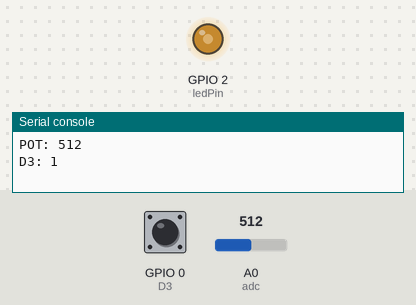
A program run on a simulated ESP8266 board running MicroPython. On the bench: output pins drawn as LEDs (lit = HIGH, except the on-board LED, lit = LOW), the last lines printed to the serial console. The test bench sets the inputs (shaded band); at power-on: A0 (adc) = 512, GPIO 0 (D3) HIGH (analog values on the 0–1023 scale).

Above: at 1.2 s.
1.3 s: A0 (adc) set to 716
At 3.9 s:
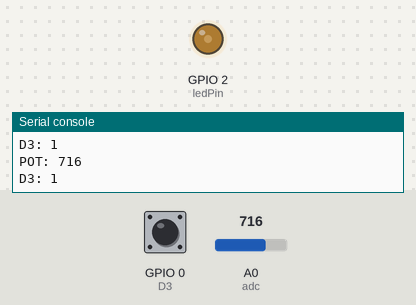
5.2 s: A0 (adc) set to 900
At 7.4 s:
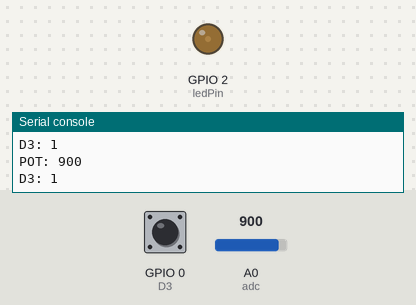
9.1 s: A0 (adc) set to 122
At 13.2 s:
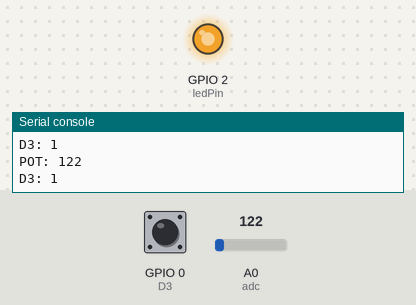
13.5 s: A0 (adc) set to 0
At 15.4 s:
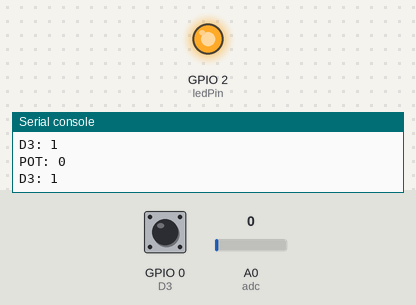
Timing chart, 0 to 16.9 s (numbered marks = the images above; inputs shaded):
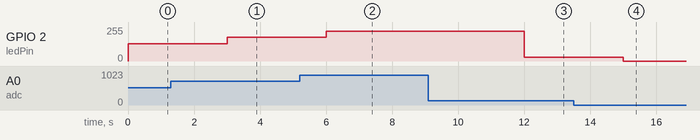

Measured:
- after the input at 1.3 s, GPIO 2 (ledPin): 128/255 → 178/255 after 1.7 s
- after the input at 5.2 s, GPIO 2 (ledPin): 178/255 → 224/255 after 0.80 s
- after the input at 9.1 s, GPIO 2 (ledPin): 224/255 → 30/255 after 2.9 s
- after the input at 13.5 s, GPIO 2 (ledPin): 30/255 → 0/255 after 1.5 s

The program:

moisture.py
```python
from machine import Pin, PWM, ADC
import time

adc = ADC(0)  # 類比輸入0腳位
ledPin = Pin(2, Pin.OUT)  # LED 腳位
D3 = Pin(0, Pin.IN)
LED = PWM(ledPin, 1000)  # 指定 PWM 頻率

while True:
    val = adc.read()  # 讀取
    LED.duty(val)  # 改變亮度，工作週期占比
    print('POT:', str(val))
    print('D3:', str(D3.value()))
    time.sleep(3)
```
